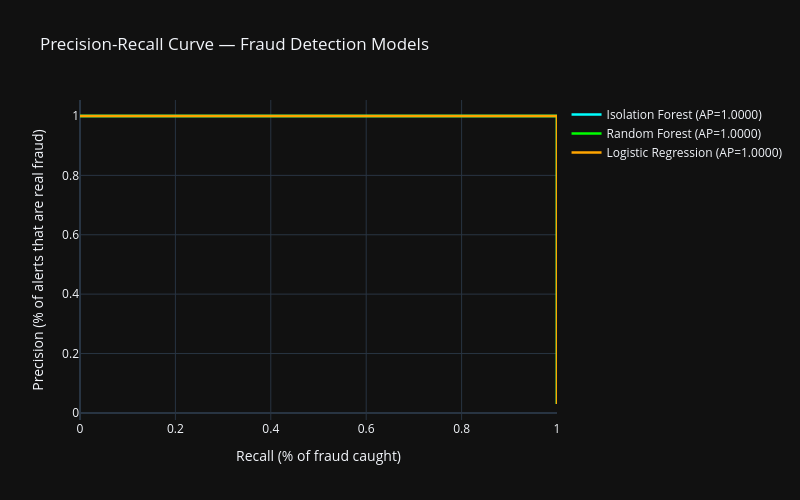

Notebook code cell kept with this figure:
### Code cell
# Cell 5 — Precision-Recall Curve & Threshold Analysis
fig = go.Figure()

colors = {'Isolation Forest': 'cyan', 
          'Random Forest': 'lime',
          'Logistic Regression': 'orange'}

for name, proba in models.items():
    precision, recall, thresholds = precision_recall_curve(y_test, proba)
    ap = average_precision_score(y_test, proba)
    fig.add_trace(go.Scatter(
        x=recall, y=precision,
        mode='lines',
        name=f'{name} (AP={ap:.4f})',
        line=dict(color=colors[name], width=2.5)
    ))

fig.update_layout(
    title='Precision-Recall Curve — Fraud Detection Models',
    xaxis_title='Recall (% of fraud caught)',
    yaxis_title='Precision (% of alerts that are real fraud)',
    template='plotly_dark',
    width=800, height=500
)
fig.show()

# Threshold analysis for Random Forest
print("\n=== Random Forest Threshold Analysis ===")
print(f"{'Threshold':>12} {'Precision':>12} {'Recall':>10} {'Alerts/day':>12}")
print("-" * 50)

precision, recall, thresholds = precision_recall_curve(y_test, rf_proba)
for threshold in [0.3, 0.4, 0.5, 0.6, 0.7, 0.8]:
    preds = (rf_proba >= threshold).astype(int)
    tp = ((preds==1) & (y_test==1)).sum()
    fp = ((preds==1) & (y_test==0)).sum()
    fn = ((preds==0) & (y_test==1)).sum()
    prec = tp/(tp+fp) if (tp+fp) > 0 else 0
    rec  = tp/(tp+fn) if (tp+fn) > 0 else 0
    alerts = preds.sum()
    print(f"{threshold:>12.1f} {prec:>12.4f} {rec:>10.4f} {alerts:>12}")

### Figure 1 — Plotly figure (JSON) as saved in the notebook; plotly's stock layout.template omitted (floating-point values rounded to 4 significant figures; data arrays with more than 128 entries replaced by an {"elided": "..."} marker saying what was removed)
{"data": [{"line": {"color": "cyan", "width": 2.5}, "mode": "lines", "name": "Isolation Forest (AP=1.0000)", "type": "scatter", "x": {"elided": "2001 float values"}, "y": {"elided": "2001 float values"}}, {"line": {"color": "lime", "width": 2.5}, "mode": "lines", "name": "Random Forest (AP=1.0000)", "type": "scatter", "x": [1.0, 1.0, 0.0], "y": [0.03, 1.0, 1.0]}, {"line": {"color": "orange", "width": 2.5}, "mode": "lines", "name": "Logistic Regression (AP=1.0000)", "type": "scatter", "x": {"elided": "1999 float values"}, "y": {"elided": "1999 float values"}}], "layout": {"height": 500, "title": {"text": "Precision-Recall Curve — Fraud Detection Models"}, "width": 800, "xaxis": {"title": {"text": "Recall (% of fraud caught)"}}, "yaxis": {"title": {"text": "Precision (% of alerts that are real fraud)"}}}}
